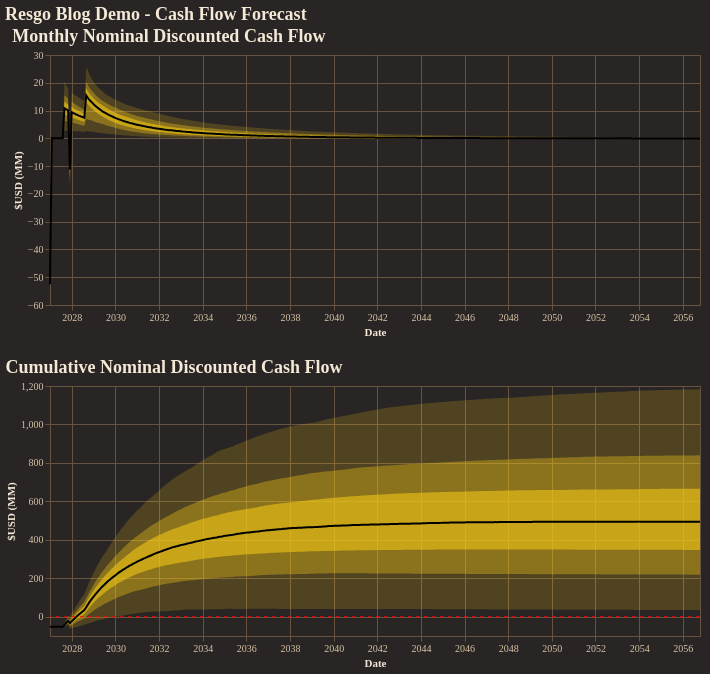

Notebook source saved alongside this figure:
### Code cell
fig = reporter.plotter.combined_cash_flow_plot(
    figsize=(650, 250),
    backend=PLOTTING_BACKEND
)
fig.show()

### Figure 1 — Vega-Lite specification as saved in the notebook (floating-point values rounded to 4 significant figures; data arrays with more than 128 entries replaced by an {"elided": "..."} marker saying what was removed)
{"config": {"background": "#292524", "view": {"fill": "#292524", "stroke": "#665340"}, "title": {"color": "#f4e9d7", "font": "Merriweather", "fontSize": 18, "fontWeight": 600, "subtitleColor": "#d5c2a6", "anchor": "start"}, "axis": {"domainColor": "#665340", "gridColor": "#665340", "tickColor": "#665340", "labelColor": "#d5c2a6", "titleColor": "#f4e9d7", "labelFont": "Merriweather", "titleFont": "Merriweather"}, "legend": {"titleColor": "#f4e9d7", "labelColor": "#d5c2a6", "labelFont": "Merriweather", "titleFont": "Merriweather", "orient": "top-right", "symbolType": "circle"}, "header": {"labelColor": "#d5c2a6", "titleColor": "#f4e9d7", "labelFont": "Merriweather", "titleFont": "Merriweather"}, "mark": {"color": "#c78d3b"}, "line": {"color": "#c78d3b"}, "bar": {"color": "#c78d3b"}, "point": {"color": "#ddb06d"}, "area": {"color": "#c78d3b", "opacity": 0.35}, "text": {"color": "#f4e9d7", "font": "Merriweather"}, "range": {"category": ["#5DA5DA", "#F28E2B", "#59C36A", "#E15759", "#B07AA1", "#4ECDC4", "#FF9DA7", "#EDC948"]}}, "vconcat": [{"layer": [{"mark": {"type": "area", "color": "rgba(250, 204, 21, 1.0)", "opacity": 0.18}, "encoding": {"tooltip": [{"field": "date", "title": "Date", "type": "temporal"}, {"field": "p01", "format": ",.2f", "title": "P01", "type": "quantitative"}, {"field": "p10", "format": ",.2f", "title": "P10", "type": "quantitative"}, {"field": "p25", "format": ",.2f", "title": "P25", "type": "quantitative"}, {"field": "p50", "format": ",.2f", "title": "P50", "type": "quantitative"}, {"field": "p75", "format": ",.2f", "title": "P75", "type": "quantitative"}, {"field": "p90", "format": ",.2f", "title": "P90", "type": "quantitative"}, {"field": "p99", "format": ",.2f", "title": "P99", "type": "quantitative"}], "x": {"field": "date", "title": "Date", "type": "temporal"}, "y": {"field": "p01", "title": "$USD (MM)", "type": "quantitative"}, "y2": {"field": "p99"}}}, {"mark": {"type": "area", "color": "rgba(250, 204, 21, 1.0)", "opacity": 0.35}, "encoding": {"tooltip": [{"field": "date", "title": "Date", "type": "temporal"}, {"field": "p01", "format": ",.2f", "title": "P01", "type": "quantitative"}, {"field": "p10", "format": ",.2f", "title": "P10", "type": "quantitative"}, {"field": "p25", "format": ",.2f", "title": "P25", "type": "quantitative"}, {"field": "p50", "format": ",.2f", "title": "P50", "type": "quantitative"}, {"field": "p75", "format": ",.2f", "title": "P75", "type": "quantitative"}, {"field": "p90", "format": ",.2f", "title": "P90", "type": "quantitative"}, {"field": "p99", "format": ",.2f", "title": "P99", "type": "quantitative"}], "x": {"field": "date", "title": "Date", "type": "temporal"}, "y": {"field": "p10", "title": "$USD (MM)", "type": "quantitative"}, "y2": {"field": "p90"}}}, {"mark": {"type": "area", "color": "rgba(250, 204, 21, 1.0)", "opacity": 0.55}, "encoding": {"tooltip": [{"field": "date", "title": "Date", "type": "temporal"}, {"field": "p01", "format": ",.2f", "title": "P01", "type": "quantitative"}, {"field": "p10", "format": ",.2f", "title": "P10", "type": "quantitative"}, {"field": "p25", "format": ",.2f", "title": "P25", "type": "quantitative"}, {"field": "p50", "format": ",.2f", "title": "P50", "type": "quantitative"}, {"field": "p75", "format": ",.2f", "title": "P75", "type": "quantitative"}, {"field": "p90", "format": ",.2f", "title": "P90", "type": "quantitative"}, {"field": "p99", "format": ",.2f", "title": "P99", "type": "quantitative"}], "x": {"field": "date", "title": "Date", "type": "temporal"}, "y": {"field": "p25", "title": "$USD (MM)", "type": "quantitative"}, "y2": {"field": "p75"}}}, {"mark": {"type": "line", "color": "black", "strokeWidth": 2}, "encoding": {"tooltip": [{"field": "date", "title": "Date", "type": "temporal"}, {"field": "p01", "format": ",.2f", "title": "P01", "type": "quantitative"}, {"field": "p10", "format": ",.2f", "title": "P10", "type": "quantitative"}, {"field": "p25", "format": ",.2f", "title": "P25", "type": "quantitative"}, {"field": "p50", "format": ",.2f", "title": "P50", "type": "quantitative"}, {"field": "p75", "format": ",.2f", "title": "P75", "type": "quantitative"}, {"field": "p90", "format": ",.2f", "title": "P90", "type": "quantitative"}, {"field": "p99", "format": ",.2f", "title": "P99", "type": "quantitative"}], "x": {"field": "date", "title": "Date", "type": "temporal"}, "y": {"field": "p50", "title": "$USD (MM)", "type": "quantitative"}}}], "data": {"name": "data-26bfd9d5c1be2229d6a0f48a420e1017"}, "height": 250, "title": "Monthly Nominal Discounted Cash Flow", "width": 650}, {"layer": [{"layer": [{"mark": {"type": "area", "color": "rgba(250, 204, 21, 1.0)", "opacity": 0.18}, "encoding": {"tooltip": [{"field": "date", "title": "Date", "type": "temporal"}, {"field": "p01", "format": ",.2f", "title": "P01", "type": "quantitative"}, {"field": "p10", "format": ",.2f", "title": "P10", "type": "quantitative"}, {"field": "p25", "format": ",.2f", "title": "P25", "type": "quantitative"}, {"field": "p50", "format": ",.2f", "title": "P50", "type": "quantitative"}, {"field": "p75", "format": ",.2f", "title": "P75", "type": "quantitative"}, {"field": "p90", "format": ",.2f", "title": "P90", "type": "quantitative"}, {"field": "p99", "format": ",.2f", "title": "P99", "type": "quantitative"}], "x": {"field": "date", "title": "Date", "type": "temporal"}, "y": {"field": "p01", "title": "$USD (MM)", "type": "quantitative"}, "y2": {"field": "p99"}}}, {"mark": {"type": "area", "color": "rgba(250, 204, 21, 1.0)", "opacity": 0.35}, "encoding": {"tooltip": [{"field": "date", "title": "Date", "type": "temporal"}, {"field": "p01", "format": ",.2f", "title": "P01", "type": "quantitative"}, {"field": "p10", "format": ",.2f", "title": "P10", "type": "quantitative"}, {"field": "p25", "format": ",.2f", "title": "P25", "type": "quantitative"}, {"field": "p50", "format": ",.2f", "title": "P50", "type": "quantitative"}, {"field": "p75", "format": ",.2f", "title": "P75", "type": "quantitative"}, {"field": "p90", "format": ",.2f", "title": "P90", "type": "quantitative"}, {"field": "p99", "format": ",.2f", "title": "P99", "type": "quantitative"}], "x": {"field": "date", "title": "Date", "type": "temporal"}, "y": {"field": "p10", "title": "$USD (MM)", "type": "quantitative"}, "y2": {"field": "p90"}}}, {"mark": {"type": "area", "color": "rgba(250, 204, 21, 1.0)", "opacity": 0.55}, "encoding": {"tooltip": [{"field": "date", "title": "Date", "type": "temporal"}, {"field": "p01", "format": ",.2f", "title": "P01", "type": "quantitative"}, {"field": "p10", "format": ",.2f", "title": "P10", "type": "quantitative"}, {"field": "p25", "format": ",.2f", "title": "P25", "type": "quantitative"}, {"field": "p50", "format": ",.2f", "title": "P50", "type": "quantitative"}, {"field": "p75", "format": ",.2f", "title": "P75", "type": "quantitative"}, {"field": "p90", "format": ",.2f", "title": "P90", "type": "quantitative"}, {"field": "p99", "format": ",.2f", "title": "P99", "type": "quantitative"}], "x": {"field": "date", "title": "Date", "type": "temporal"}, "y": {"field": "p25", "title": "$USD (MM)", "type": "quantitative"}, "y2": {"field": "p75"}}}, {"mark": {"type": "line", "color": "black", "strokeWidth": 2}, "encoding": {"tooltip": [{"field": "date", "title": "Date", "type": "temporal"}, {"field": "p01", "format": ",.2f", "title": "P01", "type": "quantitative"}, {"field": "p10", "format": ",.2f", "title": "P10", "type": "quantitative"}, {"field": "p25", "format": ",.2f", "title": "P25", "type": "quantitative"}, {"field": "p50", "format": ",.2f", "title": "P50", "type": "quantitative"}, {"field": "p75", "format": ",.2f", "title": "P75", "type": "quantitative"}, {"field": "p90", "format": ",.2f", "title": "P90", "type": "quantitative"}, {"field": "p99", "format": ",.2f", "title": "P99", "type": "quantitative"}], "x": {"field": "date", "title": "Date", "type": "temporal"}, "y": {"field": "p50", "title": "$USD (MM)", "type": "quantitative"}}}], "data": {"name": "data-0b41d1b5ef4f36960297b093c18925ae"}, "title": "Cumulative Nominal Discounted Cash Flow"}, {"data": {"name": "data-42990c68f268a11fa16682fcd3437a6f"}, "mark": {"type": "rule", "color": "red", "strokeDash": [4, 4]}, "encoding": {"y": {"field": "zero", "type": "quantitative"}}}], "height": 250, "width": 650}], "title": "Resgo Blog Demo - Cash Flow Forecast", "$schema": "https://vega.github.io/schema/vega-lite/v5.20.1.json", "datasets": {"data-26bfd9d5c1be2229d6a0f48a420e1017": {"elided": "360 records"}, "data-0b41d1b5ef4f36960297b093c18925ae": {"elided": "360 records"}, "data-42990c68f268a11fa16682fcd3437a6f": [{"zero": 0}]}}
